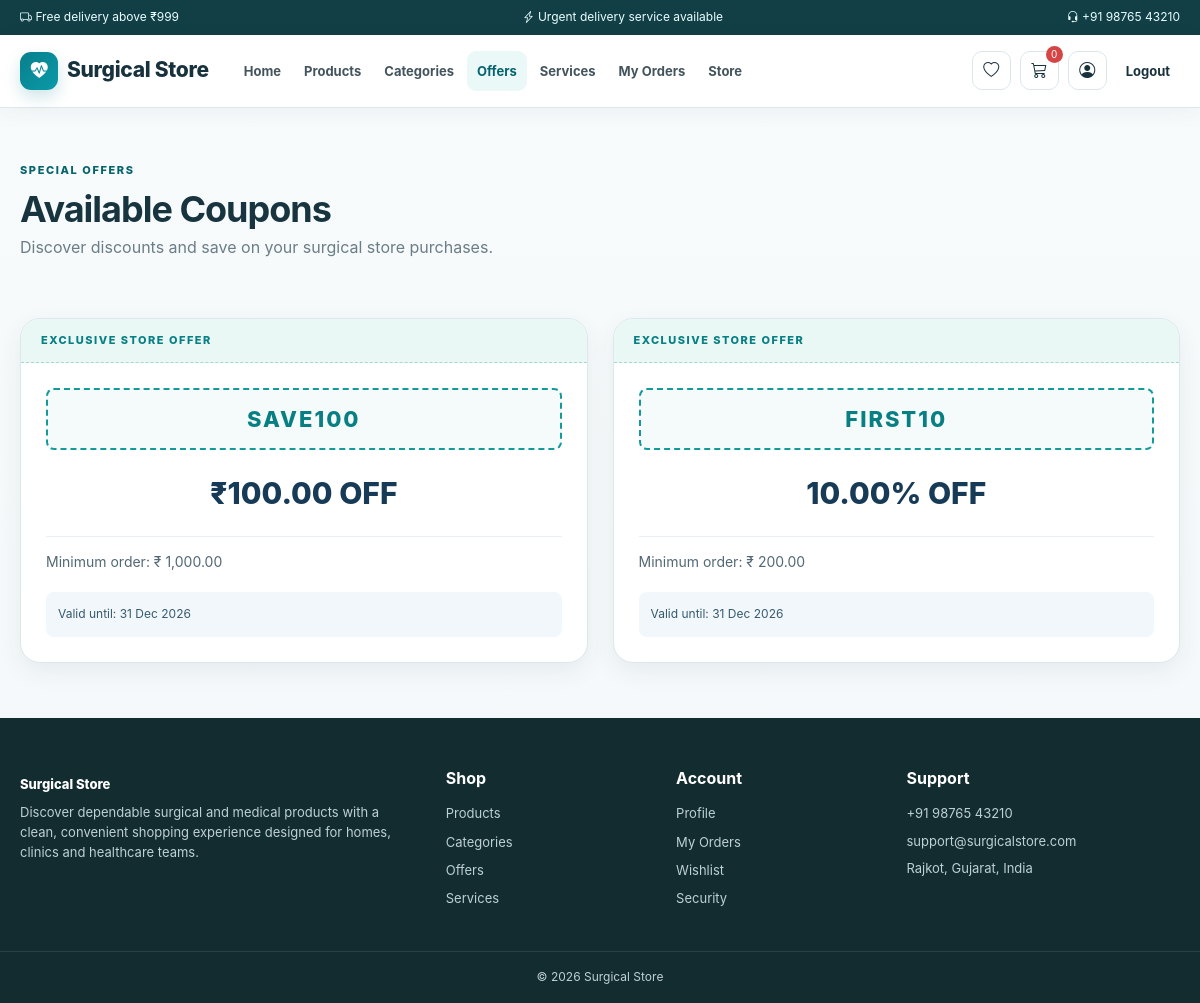
/User/offers.php (signed in), run on the app's committed database.
### tables this page shows
CREATE TABLE site_settings (
  setting_id INT AUTO_INCREMENT PRIMARY KEY,
  setting_key VARCHAR(100) NOT NULL UNIQUE,
  setting_value TEXT NOT NULL,
  updated_at TIMESTAMP DEFAULT CURRENT_TIMESTAMP ON UPDATE CURRENT_TIMESTAMP
);

CREATE TABLE coupons (
  coupon_id INT AUTO_INCREMENT PRIMARY KEY,
  coupon_code VARCHAR(30) NOT NULL UNIQUE,
  discount_type ENUM('percentage','fixed') NOT NULL DEFAULT 'percentage',
  discount_value DECIMAL(10,2) NOT NULL DEFAULT 0,
  min_order_amount DECIMAL(10,2) NOT NULL DEFAULT 0,
  start_date DATETIME NULL,
  expiry_date DATETIME NULL,
  status ENUM('active','inactive') NOT NULL DEFAULT 'active',
  created_at TIMESTAMP DEFAULT CURRENT_TIMESTAMP
);

### includes/db.php (called while the page is built, shortened)
<?php
require_once __DIR__ . '/../db_config.php';
mysqli_set_charset($con, 'utf8mb4');
function h($v) {
return htmlspecialchars((string)($v ?? ''), ENT_QUOTES, 'UTF-8');
}
function db_all($sql) {
global $con;
$r=mysqli_query($con,$sql);
return $r ? mysqli_fetch_all($r,MYSQLI_ASSOC) : [];
}
function setting($key,$default='') {
global $con;
$key=mysqli_real_escape_string($con,$key);
$r=mysqli_query($con,"SELECT setting_value FROM site_settings WHERE setting_key='$key' LIMIT 1");
$row=$r?mysqli_fetch_assoc($r):null;
return $row ? $row['setting_value'] : $default;
}
function cart_items() {
return $_SESSION['cart'] ?? [];
}
function cart_count() {
$n=0;
return $n;
}
?>

### User/offers.php (the view)
<?php
require_once __DIR__ . '/../includes/db.php';
require 'layout.php';
userStart('Offers', 'offers');
$coupons = db_all("
SELECT *
FROM coupons
WHERE status = 'active'
AND (start_date IS NULL OR start_date <= NOW())
AND (expiry_date IS NULL OR expiry_date >= NOW())
ORDER BY coupon_id DESC
");
?>
<div class="container">
<div class="page-head">
<span class="eyebrow">SPECIAL OFFERS</span>
<h1>Available Coupons</h1>
<p>Discover discounts and save on your surgical store purchases.</p>
</div>
<div class="offers-grid">
<?php
if (!empty($coupons)):
?>
<?php
foreach ($coupons as $c):
?>
                <div class="offer-coupon-card">
<div class="offer-coupon-info">
<h3>
<?=
h($c['coupon_code'])
?>
</h3>
<p>
<?php
if ($c['discount_type'] === 'percentage')  {
echo h($c['discount_value']) . '% OFF';
}
else  {
echo '₹' . number_format(
(float)$c['discount_value'],
2
) . ' OFF';
}
?>
                        </p>
<p>
                            Minimum order:
                            ₹
<?=
number_format(
(float)$c['min_order_amount'],
2
)
?>
                        </p>
<?php
if (!empty($c['expiry_date'])):
?>
                            <small>
                                Valid until:
<?=
h(date(
'd M Y',
strtotime($c['expiry_date'])
))
?>
                            </small>
<?php
endif;
?>
                    </div>
</div>
<?php
endforeach;
?>
<?php
else:
?>
            <p>No active coupons available right now.</p>
<?php
endif;
?>
    </div>
</div>
<?php
userEnd();
?>

### User/layout.php (shortened to what this page needs)
<?php
require_once __DIR__.'/../includes/db.php';
function userStart($pageTitle='Surgical Store',$activePage='')  {
$store=setting('store_name','Surgical Store');
?>
<!DOCTYPE html>
<html lang="en">
<head>
<link rel="stylesheet" href="/SurgicalStore/css/style.css">
<link rel="stylesheet" href="https://cdn.jsdelivr.net/npm/bootstrap-icons@1.11.3/font/bootstrap-icons.min.css">
</head>
<body>
<div class="announcement">
<div class="container announcement-inner">
<span>
<i class="bi bi-truck">
</i>
<?=
h(setting('announcement_two'))
?>
</span>
<span>
<i class="bi bi-lightning-charge">
</i>
<?=
h(setting('urgent_text','Urgent delivery service available'))
?>
</span>
<span>
<i class="bi bi-headset">
</i>
<?=
h(setting('phone'))
?>
</span>
</div>
</div>
<header class="site-header">
<div class="container nav-wrap">
<a class="logo" href="index.php">
<span class="logo-icon">
<i class="bi bi-heart-pulse-fill">
</i>
</span>
<span>
<?=
h($store)
?>
</span>
</a>
<nav id="mainNav">
<a class="
<?=
$activePage==='home'?'active':''
?>
" href="index.php">Home</a>
<a class="
<?=
$activePage==='products'?'active':''
?>
" href="products.php">Products</a>
<a class="
<?=
$activePage==='categories'?'active':''
?>
" href="categories.php">Categories</a>
<a class="
<?=
$activePage==='offers'?'active':''
?>
" href="offers.php">Offers</a>
<a class="
<?=
$activePage==='services'?'active':''
?>
" href="services.php">Services</a>
<a class="
<?=
$activePage==='orders'?'active':''
?>
" href="orders.php">My Orders</a>
<a href="../index.php">Store</a>
</nav>
<div class="nav-actions">
<a class="nav-icon" href="wishlist.php">
<i class="bi bi-heart">
</i>
</a>
<a class="nav-icon" href="cart.php">
<i class="bi bi-cart3">
</i>
<span class="nav-count">
<?=
cart_count()
?>
</span>
</a>
<a class="nav-icon" href="profile.php">
<i class="bi bi-person-circle">
</i>
</a>
<a class="login-link" href="logout.php">Logout</a>
</div>
</div>
</header>
<main>
<?php
}
function userEnd()  {
?>
<footer class="footer">
<div class="container footer-grid">
<div>
<a class="footer-brand" href="index.php">
<?=
h(setting('store_name','Surgical Store'))
?>
</a>
<p>
<?=
h(setting('hero_description'))
?>
</p>
</div>
<div>
<h4>Shop</h4>
<a href="products.php">Products</a>
<a href="categories.php">Categories</a>
<a href="offers.php">Offers</a>
<a href="services.php">Services</a>
</div>
<div>
<h4>Account</h4>
<a href="profile.php">Profile</a>
<a href="orders.php">My Orders</a>
<a href="wishlist.php">Wishlist</a>
<a href="change-password.php">Security</a>
</div>
<div>
<h4>Support</h4>
<p>
<?=
h(setting('phone'))
?>
</p>
<p>
<?=
h(setting('email'))
?>
</p>
<p>
<?=
h(setting('address'))
?>
</p>
</div>
</div>
<div class="copyright">©
<?=
date('Y')
?>
<?=
h(setting('store_name','Surgical Store'))
?>
</div>
</footer>
</body>
</html>
<?php
}
?>

### data on the page
site_settings: setting_value "Free delivery above ₹999"
site_settings: setting_value "Urgent delivery service available"
site_settings: setting_value "+91 98765 43210"
site_settings: setting_value "Surgical Store"
coupons: coupon_code "SAVE100", discount_value "100.00", min_order_amount "1,000.00", expiry_date "31 Dec 2026"
coupons: coupon_code "FIRST10", discount_value "10.00", min_order_amount "200.00", expiry_date "31 Dec 2026"
site_settings: setting_value "Discover dependable surgical and medical products with a clean, convenient shopping experience designed for homes, clinics and healthcare teams."
site_settings: setting_value "support@surgicalstore.com"
site_settings: setting_value "Rajkot, Gujarat, India"

### other printed values
cart_count() "0"
